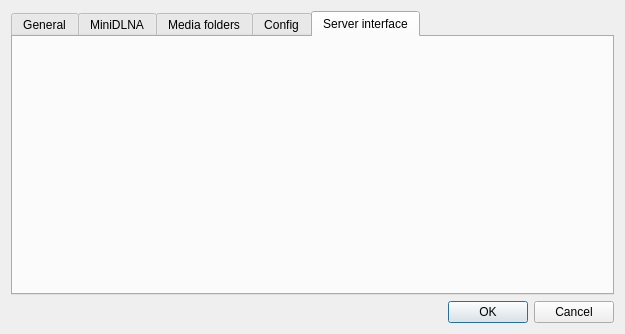
<?xml version="1.0" encoding="UTF-8"?>
<ui version="4.0">
 <class>SettingDialog</class>
 <widget class="QDialog" name="SettingDialog">
  <property name="geometry">
   <rect>
    <x>0</x>
    <y>0</y>
    <width>625</width>
    <height>334</height>
   </rect>
  </property>
  <property name="windowTitle">
   <string>Dialog</string>
  </property>
  <layout class="QVBoxLayout" name="verticalLayout_3">
   <item>
    <widget class="QTabWidget" name="tabOptions">
     <property name="currentIndex">
      <number>4</number>
     </property>
     <widget class="QWidget" name="tabGeneral">
      <attribute name="title">
       <string>General</string>
      </attribute>
      <layout class="QVBoxLayout" name="verticalLayout_2">
       <item>
        <widget class="QWidget" name="widget" native="true">
         <layout class="QVBoxLayout" name="verticalLayout"/>
        </widget>
       </item>
      </layout>
     </widget>
     <widget class="QWidget" name="tabMiniDLNA">
      <attribute name="title">
       <string>MiniDLNA</string>
      </attribute>
      <layout class="QVBoxLayout" name="verticalLayout_4">
       <item>
        <widget class="QWidget" name="widget_2" native="true"/>
       </item>
      </layout>
     </widget>
     <widget class="QWidget" name="tabMediaFolder">
      <attribute name="title">
       <string>Media folders</string>
      </attribute>
     </widget>
     <widget class="QWidget" name="tabConfig">
      <attribute name="title">
       <string>Config</string>
      </attribute>
     </widget>
     <widget class="QWidget" name="tabServer">
      <attribute name="title">
       <string>Server interface</string>
      </attribute>
     </widget>
    </widget>
   </item>
   <item>
    <widget class="QDialogButtonBox" name="buttonBox">
     <property name="orientation">
      <enum>Qt::Horizontal</enum>
     </property>
     <property name="standardButtons">
      <set>QDialogButtonBox::Cancel|QDialogButtonBox::Ok</set>
     </property>
    </widget>
   </item>
  </layout>
 </widget>
 <resources/>
 <connections>
  <connection>
   <sender>buttonBox</sender>
   <signal>accepted()</signal>
   <receiver>SettingDialog</receiver>
   <slot>accept()</slot>
   <hints>
    <hint type="sourcelabel">
     <x>248</x>
     <y>254</y>
    </hint>
    <hint type="destinationlabel">
     <x>157</x>
     <y>274</y>
    </hint>
   </hints>
  </connection>
  <connection>
   <sender>buttonBox</sender>
   <signal>rejected()</signal>
   <receiver>SettingDialog</receiver>
   <slot>reject()</slot>
   <hints>
    <hint type="sourcelabel">
     <x>316</x>
     <y>260</y>
    </hint>
    <hint type="destinationlabel">
     <x>286</x>
     <y>274</y>
    </hint>
   </hints>
  </connection>
 </connections>
</ui>
